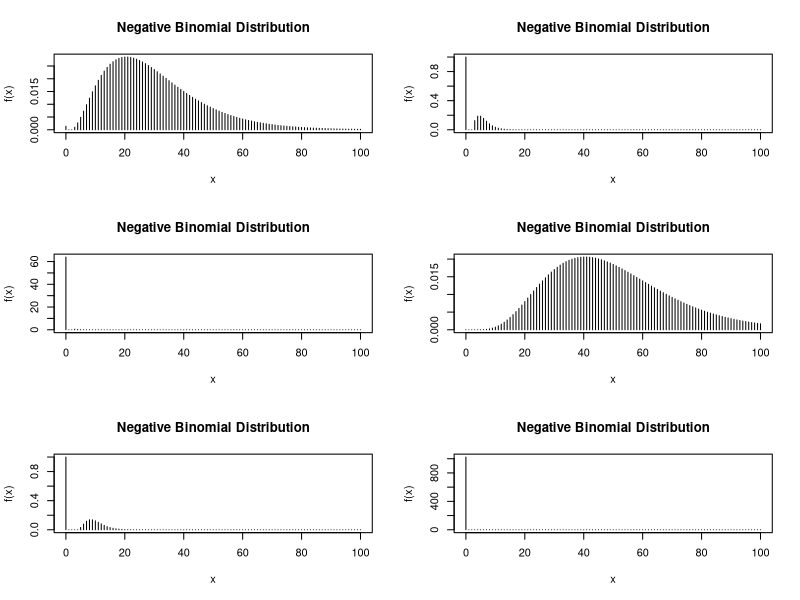

Write the R code that produced this figure.
rm(list = ls())
#Function of Negative Binomial Distribution
NBD <- function(x, p, r) {
  NBD <- choose(x - 1, r - 1) * p ^ r * (1 - p) ^ (x - r)
  return(NBD)
}

x <- seq(0, 100, 1) #class limits

par(mfrow = c(3, 2))

# for a
ar <- 3

#for b
br <- 5

#ploting the graph of Negative Binomial Distribution for p = 0.1, 0.5, 0.8 
#when r=3
plot(x, NBD(x, 0.1, ar), type = "h",  xlab = "x", ylab = "f(x)", main = "Negative Binomial Distribution")
plot(x, NBD(x, 0.5, ar), type = "h",  xlab = "x", ylab = "f(x)", main = "Negative Binomial Distribution")
plot(x, NBD(x, 0.8, ar), type = "h",  xlab = "x", ylab = "f(x)", main = "Negative Binomial Distribution")

#ploting the graph of Negative Binomial Distribution for p = 0.1, 0.5, 0.8
#when r=5
plot(x, NBD(x, 0.1, br), type = "h",  xlab = "x", ylab = "f(x)", main = "Negative Binomial Distribution")
plot(x, NBD(x, 0.5, br), type = "h",  xlab = "x", ylab = "f(x)", main = "Negative Binomial Distribution")
plot(x, NBD(x, 0.8, br), type = "h",  xlab = "x", ylab = "f(x)", main = "Negative Binomial Distribution")
